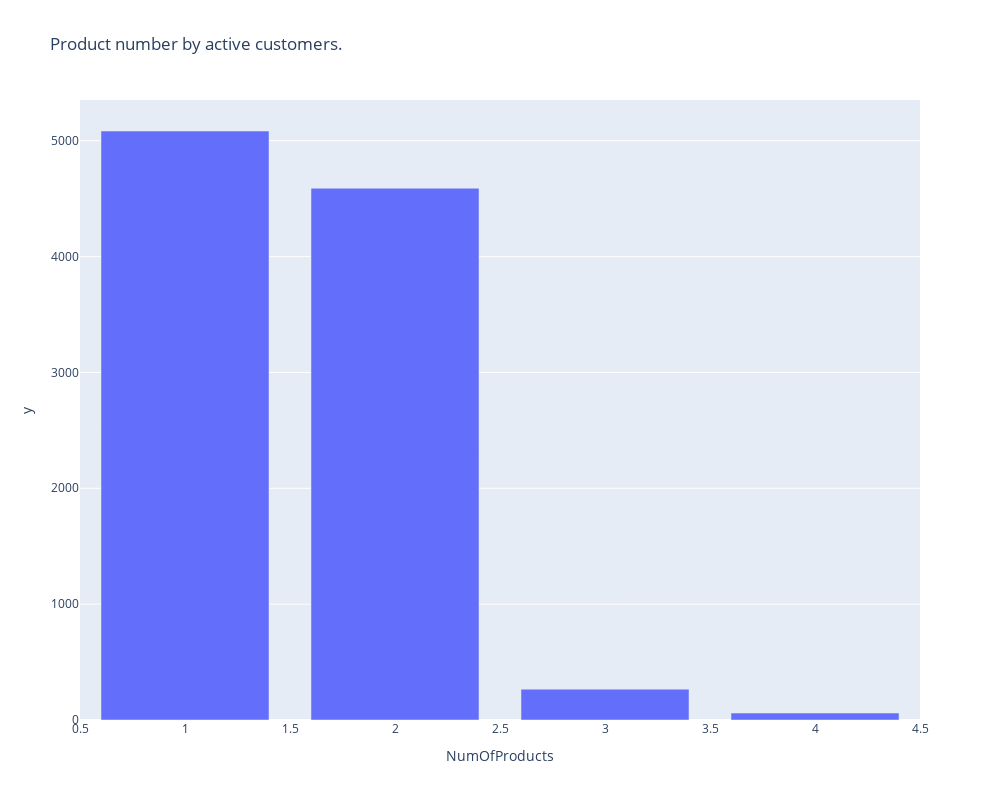

Notebook cell for this chart:
### Code cell
fig=px.bar(products,x=products.index,y=products.values,title="Product number by active customers.")
fig.update_layout(width=1000,height=800)
fig.write_html("Number of products used.html")

fig.show()

### Figure 1 — Plotly figure (JSON) as saved in the notebook; plotly's stock layout.template omitted (floating-point values rounded to 4 significant figures)
{"data": [{"alignmentgroup": "True", "hovertemplate": "NumOfProducts=%{x}<br>y=%{y}<extra></extra>", "legendgroup": "", "marker": {"color": "#636efa", "pattern": {"shape": ""}}, "name": "", "offsetgroup": "", "orientation": "v", "showlegend": false, "textposition": "auto", "type": "bar", "x": [1, 2, 3, 4], "xaxis": "x", "y": [5084, 4590, 266, 60], "yaxis": "y"}], "layout": {"barmode": "relative", "height": 800, "legend": {"tracegroupgap": 0}, "title": {"text": "Product number by active customers."}, "width": 1000, "xaxis": {"anchor": "y", "domain": [0, 1], "title": {"text": "NumOfProducts"}}, "yaxis": {"anchor": "x", "domain": [0, 1], "title": {"text": "y"}}}}
